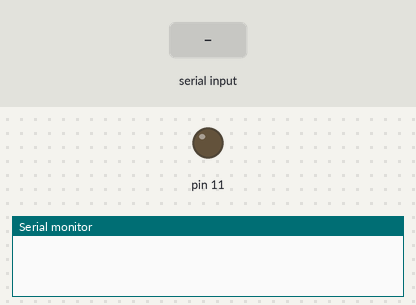
Bench run of a sketch on a simulated Arduino Uno, built with avr-gcc and run on an emulated ATmega328P. Parts: output pins drawn as LEDs (lit = HIGH), the last lines printed to the serial monitor. The inputs (shaded band) are chosen by the test bench.

Above: at 1.2 s.
1.3 s: "1\n" received over Serial
At 1.6 s:
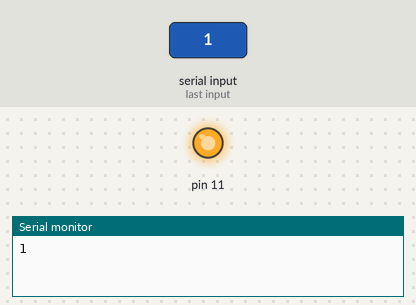
2.8 s: "0\n" received over Serial
At 4.0 s:
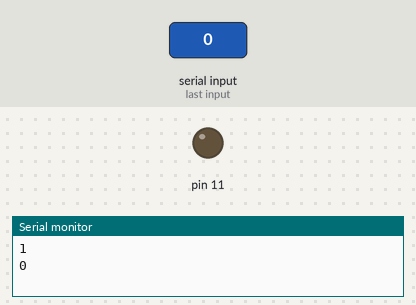
Timing chart, 0 to 5.8 s (numbered marks = the images above; inputs shaded):
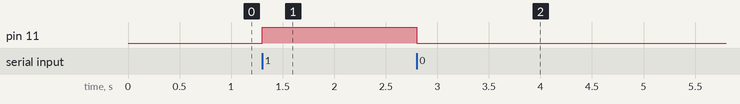

The sketch:

BLUETOOTH.INO.ino
```cpp
char data='0';
void setup()
{
  Serial.begin(9600);
  pinMode(11, OUTPUT);
}

void loop()
{
  if(Serial.available()>0)
  {
    data=Serial.read();
    Serial.print(data);
    Serial.print("\n");
    if(data=='1')
    {
      digitalWrite(11,HIGH);
    }
    else if(data=='0')
    {
      digitalWrite(11,LOW);
    }
  }
}
```

Measured:
- after the input at 1.3 s, pin 11: LOW → HIGH at once
- after the input at 2.8 s, pin 11: HIGH → LOW at once
